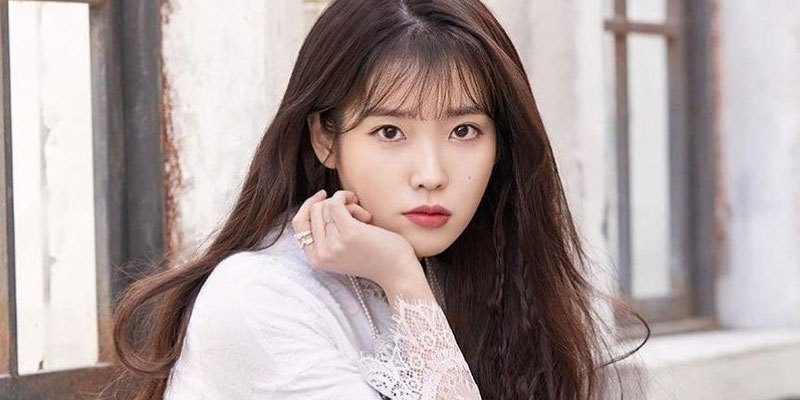
#> input picture IU_.jpg, 800 x 400 px
$ python Color01.py
#> lines starting #> are read from the running program, lines starting #| are printed output that depends on the picture; after the words box and inside, x2 and y2 are one past the last pixel; in counts of white or black regions, pixels touching at a corner belong together
#> further down, image is the input picture: shape (400, 800, 3); mean B, G, R 157, 158.3, 172
import cv2
import numpy as np


faceCascade = cv2.CascadeClassifier("haarcascade_frontalface_default.xml")
eyeCascade = cv2.CascadeClassifier("haarcascade_eye.xml")

def draw_boundary(img, classifier, scaleFactor, minNeighbors, color, text):
#> called with scaleFactor = 1.1, minNeighbors = 10, color = (0, 0, 255), text = 'Face'
    gray = cv2.cvtColor(img, cv2.COLOR_BGR2GRAY)
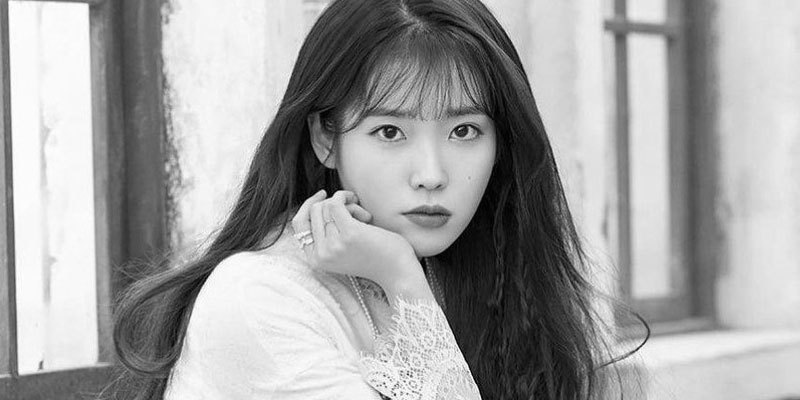
#> gray: shape (400, 800); min 0, max 255, mean 162.2
    features = classifier.detectMultiScale(gray, scaleFactor, minNeighbors)
#> features = [[324, 58, 195, 195]]
    coords = []
    for (x,y,w,h) in features:
        cv2.rectangle(img, (x,y), (x+w,y+h), color, 2)
        cv2.putText(img, text, (x,y-4), cv2.FONT_HERSHEY_SIMPLEX,0.8, color,2)
        coords = [x,y,w,h]
#> this loop made 1 pass
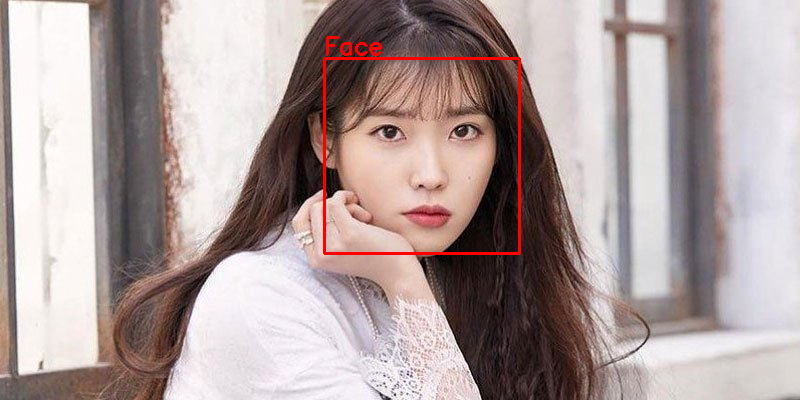
#> img: shape (400, 800, 3); 0.86% of pixels changed, all inside (x1, y1, x2, y2) = (323, 36, 521, 255)
    return img, coords
#coords is co ordinate of image
def detect(img, faceCascade, eyeCascade):
    img, coords = draw_boundary(img, faceCascade, 1.1, 10, (0,0,255), "Face")
#> coords = [324, 58, 195, 195]
    img, coords = draw_boundary(img, eyeCascade, 1.1, 12, (255,0,0), "Eye")
#> call 2 of draw_boundary, with scaleFactor = 1.1, minNeighbors = 12, color = (255, 0, 0), text = 'Eye'
#> in draw_boundary (call 2), `features = classifier.detectMultiScale(gray, scaleFactor, minNeighbors)`: features = [[365, 111, 43, 43], [441, 109, 45, 45]]
#> the loop in draw_boundary (call 2), `for (x,y,w,h) in features:` made 2 passes
#> after the loop in draw_boundary (call 2), `for (x,y,w,h) in features:`:
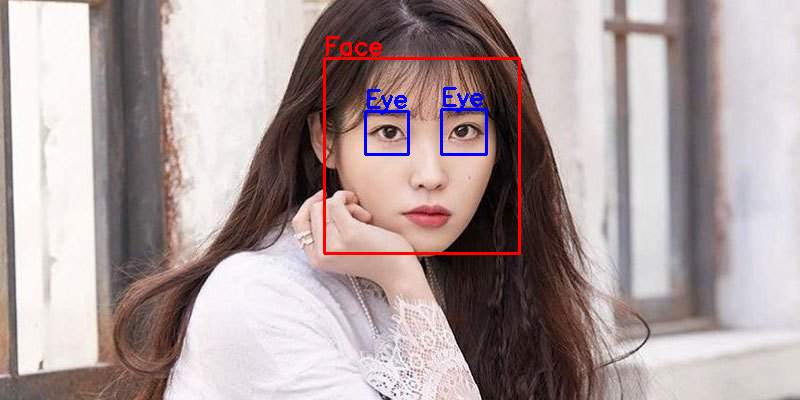
#> img: shape (400, 800, 3); 0.54% of pixels changed, all inside (x1, y1, x2, y2) = (364, 87, 488, 156)
#> coords = [441, 109, 45, 45]
    return img

image = cv2.imread('IU_.jpg')


faceIm = detect(image,faceCascade,eyeCascade)
hsv_image = cv2.cvtColor(faceIm, cv2.COLOR_BGR2HSV)
#> hsv_image: shape (400, 800, 3); mean H, S, V 64.4, 41, 174.5

cv2.imshow('I U', hsv_image)

cv2.waitKey(0)
cv2.destroyAllWindows()
